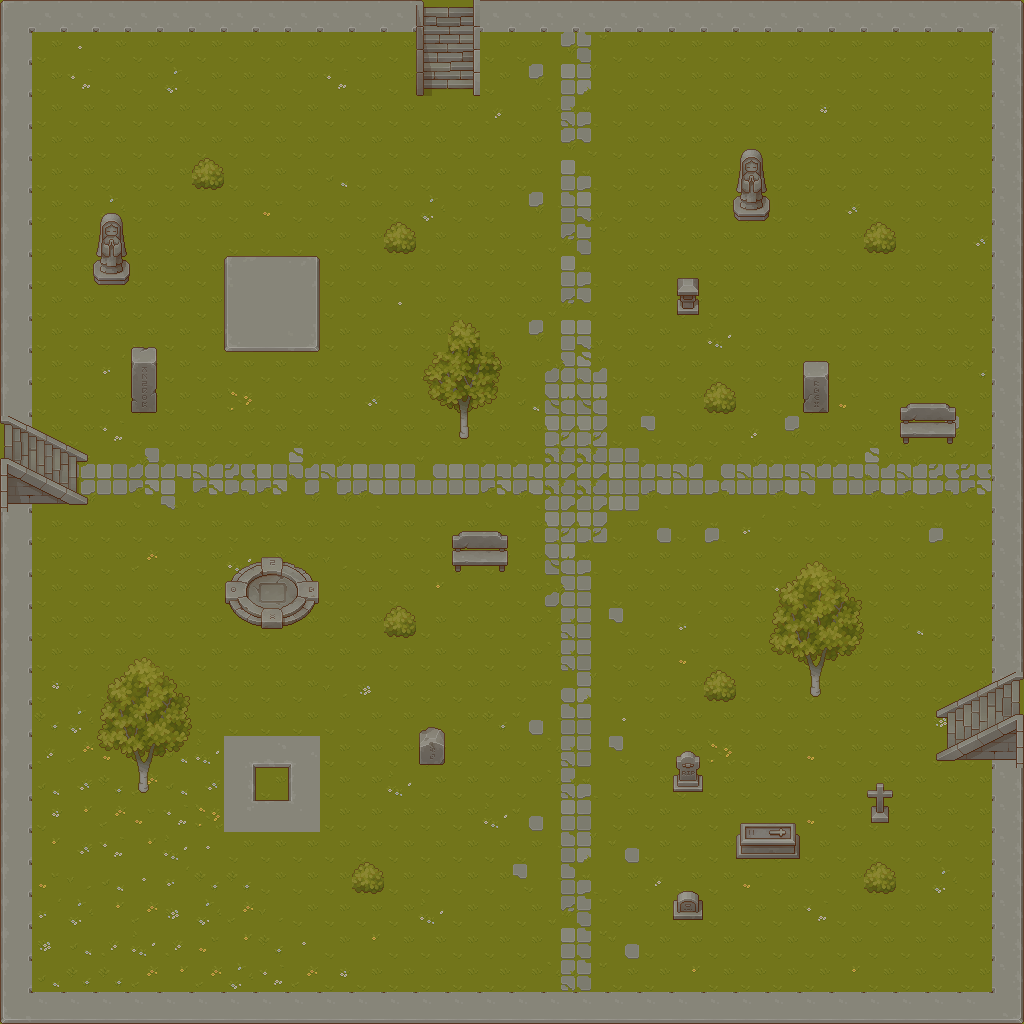

This is a level from a 2D game, rendered from its Tiled map with the project's own tilesets. A one-line summary and the map file follow, with tile-layer data summarised:
An orthogonal 32x32 tile map with 32x32 px tiles, 5 tile layers (Grass, StoneGround, Tree, Props, ...), 11 tilesets.

<map version="1.10" tiledversion="1.11.2" orientation="orthogonal" renderorder="right-down" width="32" height="32" tilewidth="32" tileheight="32" infinite="0" nextlayerid="6" nextobjectid="1">
 <tileset firstgid="1" source="plains.tsx" />
 <tileset firstgid="73" source="Plant.tsx" />
 <tileset firstgid="329" source="Plants.tsx" />
 <tileset firstgid="585" source="Player.tsx" />
 <tileset firstgid="601" source="Props.tsx" />
 <tileset firstgid="857" source="Shadow.tsx" />
 <tileset firstgid="1113" source="StoneGround.tsx" />
 <tileset firstgid="1177" source="Struct.tsx" />
 <tileset firstgid="1433" source="Wall.tsx" />
 <tileset firstgid="1689" source="grass.tsx" />
 <tileset firstgid="1690" source="Grass2.tsx" />
 <layer id="1" name="Grass" width="32" height="32">
  <data>[1024 cells, 1024 non-empty, 43 distinct tile ids]</data>
 </layer>
 <layer id="2" name="StoneGround" width="32" height="32">
  <data>[1024 cells, 141 non-empty, 25 distinct tile ids]</data>
 </layer>
 <layer id="3" name="Tree" width="32" height="32">
  <data>[1024 cells, 46 non-empty, 21 distinct tile ids]</data>
 </layer>
 <layer id="4" name="Props" width="32" height="32">
  <data>[1024 cells, 46 non-empty, 37 distinct tile ids]</data>
 </layer>
 <layer id="5" name="Stairs" width="32" height="32">
  <data>[1024 cells, 24 non-empty, 24 distinct tile ids]</data>
 </layer>
</map>
